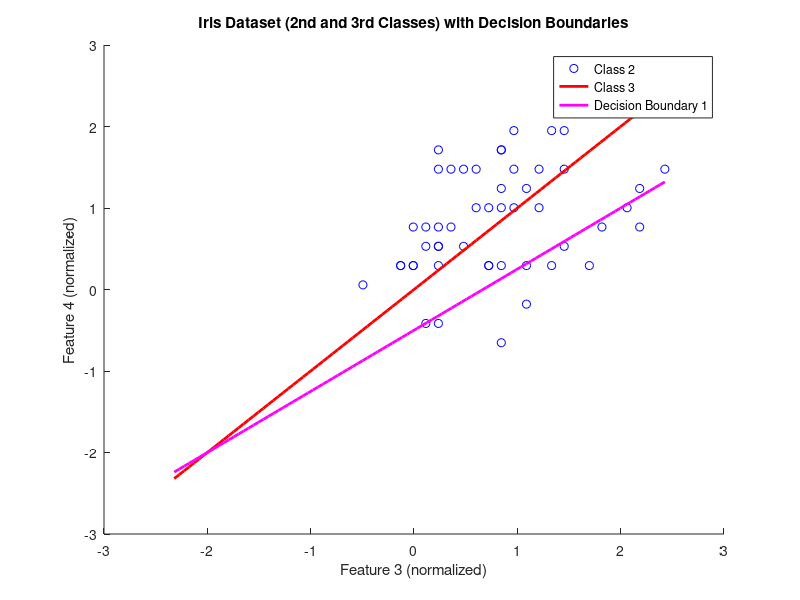

Write the MATLAB code that produced this figure.
% Load the Iris dataset
load fisheriris.mat;

% Preprocess the data
data = meas(51:end, 3:4); % Select only 2nd and 3rd iris classes and 3rd and 4th features
classes = species(51:end);

% Convert categorical classes to numerical
classes_num = grp2idx(classes) - 1;

% Normalize data
data = (data - mean(data, 1)) ./ std(data, 1);

% Define the sigmoid function
sigmoid = @(x) 1./(1 + exp(-x));

% Neural network function
simple_nn = @(x, w, b) sigmoid(x * w + b);

% Mean squared error function
mse = @(pred, true) mean((pred - true).^2, 'all');

% One-hot encoding for the true classes
true_classes = [classes_num == 1, classes_num == 2];

% First setting of the neural network parameters
weights1 = [1, -1]';
bias1 = 0;
predictions1 = simple_nn(data, weights1, bias1);
error1 = mse(predictions1, true_classes);

% Second setting of the neural network parameters
weights2 = [-3, 4]';
bias2 = 2;
predictions2 = simple_nn(data, weights2, bias2);
error2 = mse(predictions2, true_classes);

fprintf('Mean-squared error for the first setting: %.4f\n', error1);
fprintf('Mean-squared error for the second setting: %.4f\n', error2);

% Plot the decision boundaries
figure;
hold on;

% Scatter plot using plot function
class2 = data(classes_num == 1, :);
class3 = data(classes_num == 2, :);
plot(class2(:, 1), class2(:, 2), 'bo');
plot(class3(:, 1), class3(:, 2), 'go');

xlabel('Feature 3 (normalized)');
ylabel('Feature 4 (normalized)');
title('Iris Dataset (2nd and 3rd Classes) with Decision Boundaries');

% First decision boundary
x1 = linspace(min(data(:, 1)), max(data(:, 1)), 100);
y1 = -(weights1(1) * x1 + bias1) / weights1(2);
plot(x1, y1, 'r', 'LineWidth', 2);

% Second decision boundary
x2 = linspace(min(data(:, 1)), max(data(:, 1)), 100);
y2 = -(weights2(1) * x2 + bias2) / weights2(2);
plot(x2, y2, 'm', 'LineWidth', 2);

legend('Class 2', 'Class 3', 'Decision Boundary 1', 'Decision Boundary 2');
hold off;
